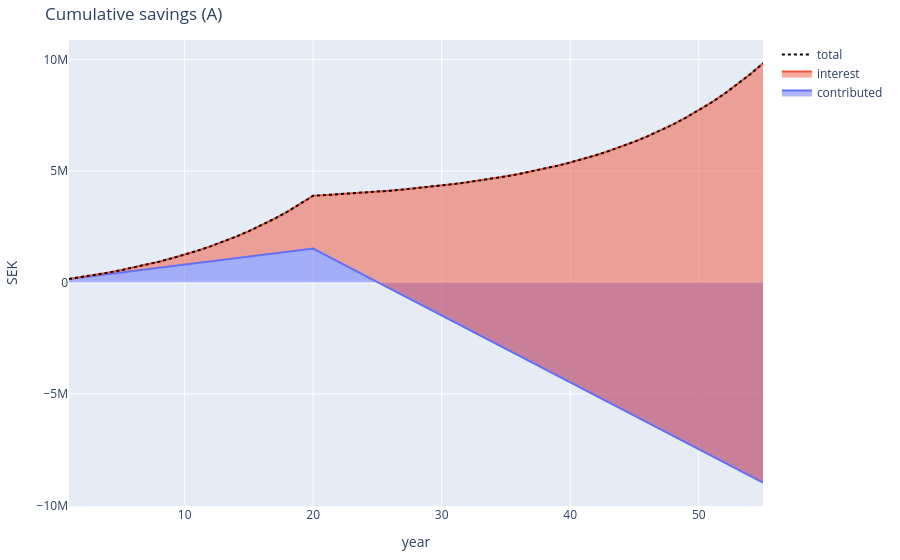

Notebook code for this chart:
### Code cell
BASE = 4e4+4e4
ADDITION_GROWTH_RATE = 0.0 # yearly addition increases % per year
YEARLY_RATE = 0.085 # per year

YEAR_PLAN = [
    # saving X / month
    {
        'year': [1, 20], 
        'yearly_addition': 12*6000, 
        'yearly_addition_change': ADDITION_GROWTH_RATE, 
        'yearly_growth_rate': YEARLY_RATE
        }, 
    # lump sum withdrawal
    # {
    #     'year': 20, 
    #     'yearly_addition': -1.5e6
    #     },
    # no addition, subtraction only
    {
        'year': [21, 55], 
        'yearly_addition': -12*25000, 
        'yearly_addition_change': ADDITION_GROWTH_RATE, 
        'yearly_growth_rate': YEARLY_RATE
    },
    # no addition, no subtraction
    # {
    #     'year': [36, 40], 
    #     'yearly_addition': 0, 
    #     'yearly_addition_change': 0, 
    #     'yearly_growth_rate': YEARLY_RATE
    # },
]

contributed, interest_earned, yearly_addition, total = f_compound(
    base=BASE,
    year_plan=YEAR_PLAN,
    plot=True,
    title='Cumulative savings (A)'
    )
